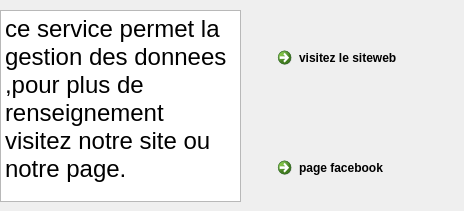
      <widget class="QWidget" name="tab_21">
       <attribute name="title">
        <string>aide</string>
       </attribute>
       <widget class="QTextBrowser" name="textBrowser">
        <property name="geometry">
         <rect>
          <x>0</x>
          <y>10</y>
          <width>241</width>
          <height>192</height>
         </rect>
        </property>
        <property name="html">
         <string>&lt;!DOCTYPE HTML PUBLIC &quot;-//W3C//DTD HTML 4.0//EN&quot; &quot;http://www.w3.org/TR/REC-html40/strict.dtd&quot;&gt;
&lt;html&gt;&lt;head&gt;&lt;meta name=&quot;qrichtext&quot; content=&quot;1&quot; /&gt;&lt;style type=&quot;text/css&quot;&gt;
p, li { white-space: pre-wrap; }
&lt;/style&gt;&lt;/head&gt;&lt;body style=&quot; font-family:'MS Shell Dlg 2'; font-size:8.25pt; font-weight:400; font-style:normal;&quot;&gt;
&lt;p style=&quot; margin-top:0px; margin-bottom:0px; margin-left:0px; margin-right:0px; -qt-block-indent:0; text-indent:0px;&quot;&gt;&lt;span style=&quot; font-family:'MS Shell Dlg 2'; font-size:18pt;&quot;&gt;ce service permet la gestion des donnees ,pour plus de renseignement visitez notre site ou notre page.&lt;/span&gt;&lt;/p&gt;&lt;/body&gt;&lt;/html&gt;</string>
        </property>
       </widget>
       <widget class="QCommandLinkButton" name="commandLinkButton">
        <property name="geometry">
         <rect>
          <x>270</x>
          <y>40</y>
          <width>161</width>
          <height>41</height>
         </rect>
        </property>
        <property name="text">
         <string>visitez le siteweb</string>
        </property>
       </widget>
       <widget class="QCommandLinkButton" name="commandLinkButton_2">
        <property name="geometry">
         <rect>
          <x>270</x>
          <y>150</y>
          <width>185</width>
          <height>41</height>
         </rect>
        </property>
        <property name="text">
         <string>page facebook</string>
        </property>
       </widget>
      </widget>
